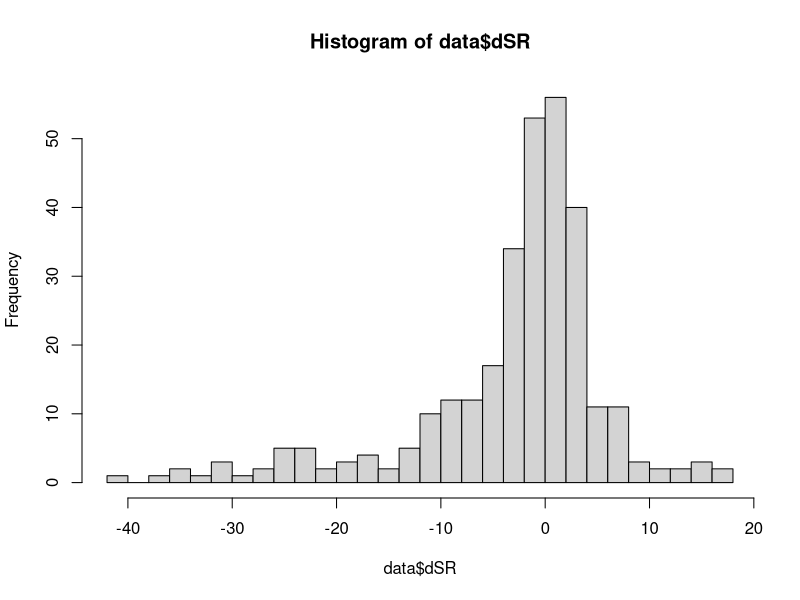
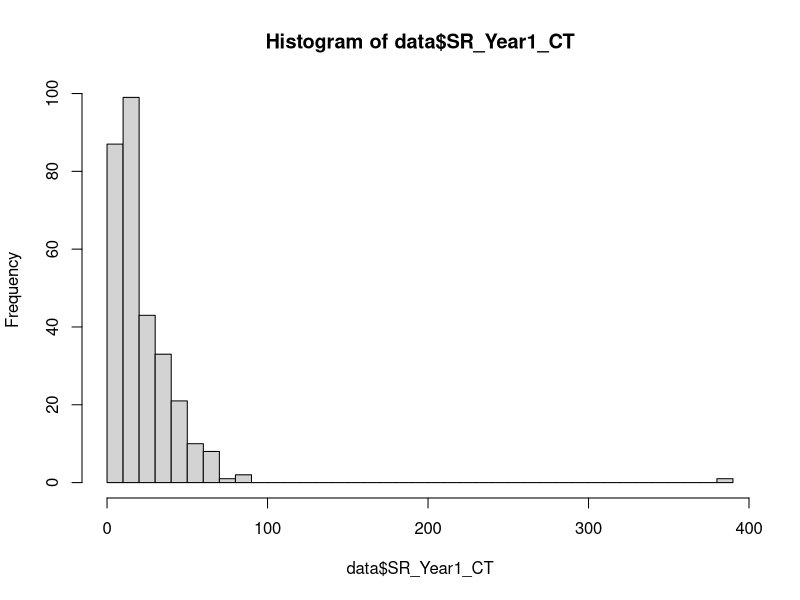
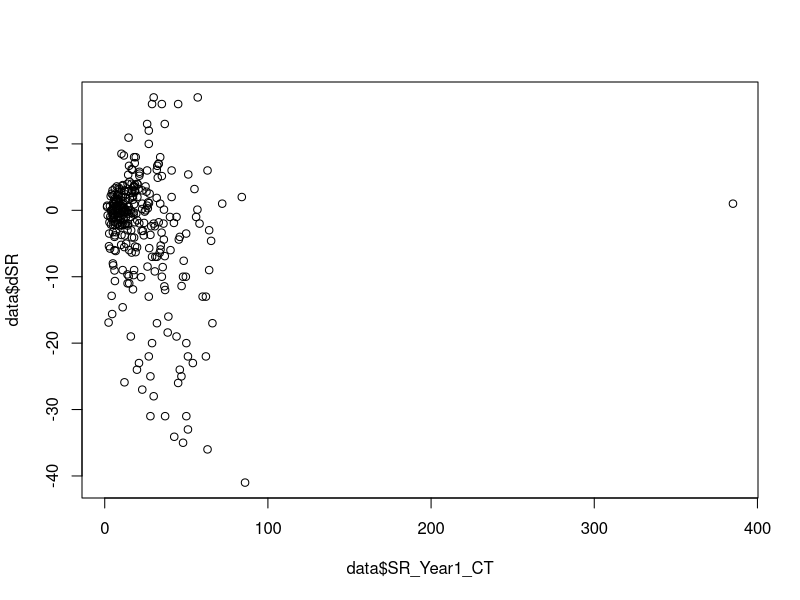
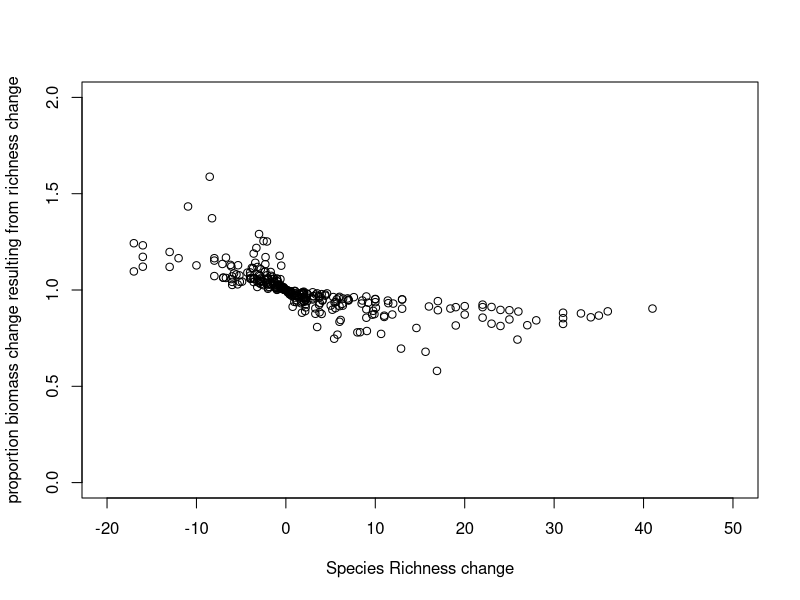
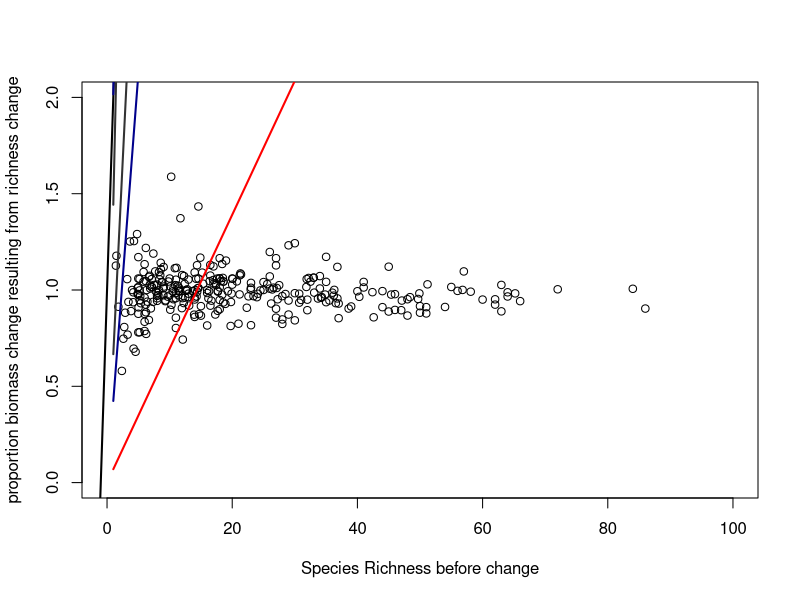
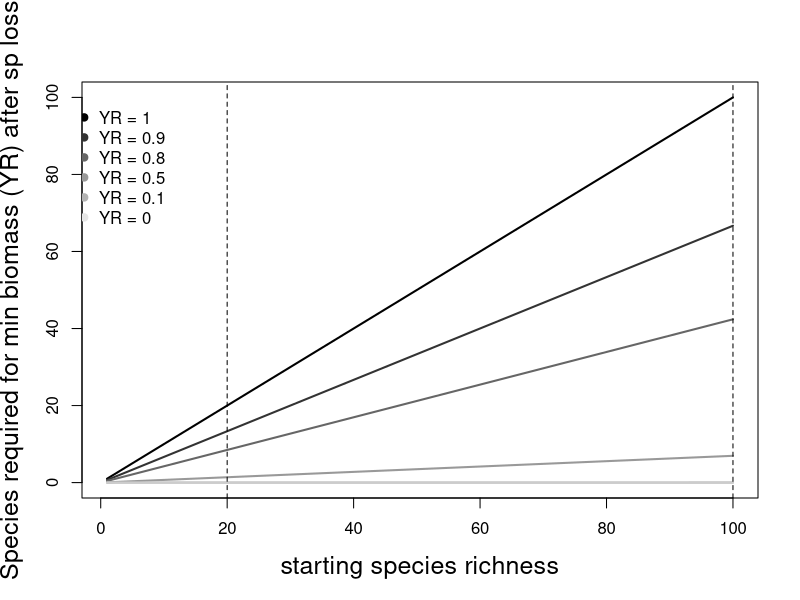
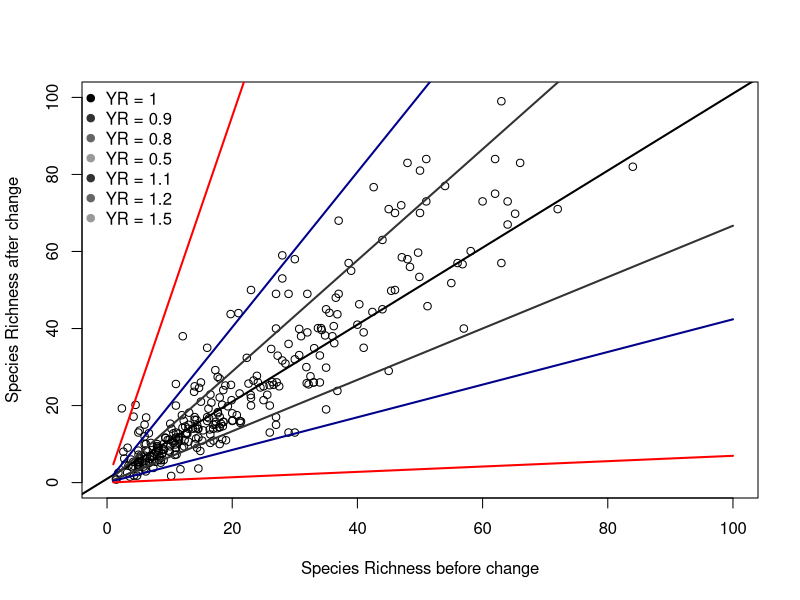
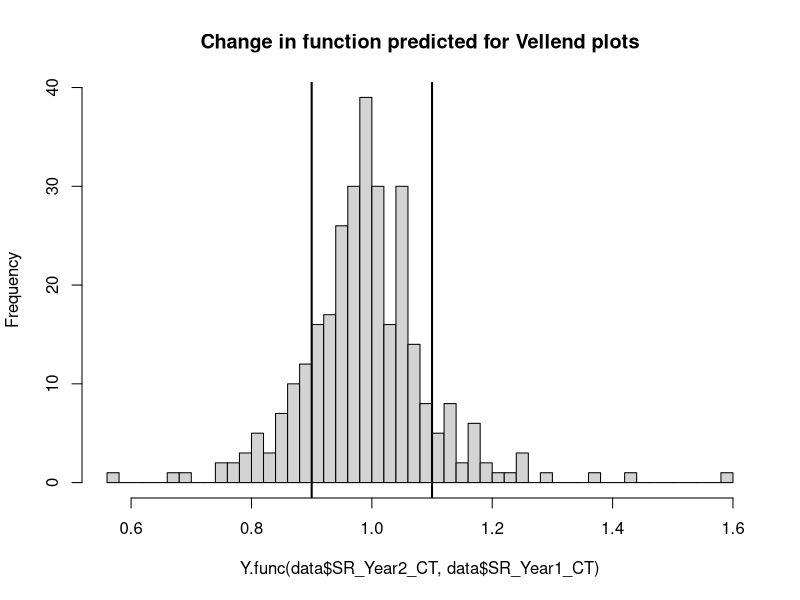

The R script that drew these images, in order:
### estimating proportion of function remaining after species loss

## proportion remaining:

#Y.R <- 1 - (S.2^b)/(S.1^b)

# do some algebra, and: 

b <- 0.26 # scaling exponent
S.1 <- seq(1, 100, 1) #species richness before loss
#S.2 number of species lost
#Y.R proportion biomass remaining after species loss

S.2.func = function(Y, S.1) exp((1/b) * ( log(Y) + b*log(S.1) ))

### so what if we plot a histogram of expected biomass change due to change in diversity. This would be acheived by rearranging the S.2 function to solve for Y2, for change in richness and the starting richness. 
Y.func <- function(S.1, S.2) (S.2/S.1)^b  # Y.postloss / Y.preloss = proportion of biomass remaining


#how many species do you have to lose to lose 10% of function?
pdf(file = "figure RB.pdf", width = 6, height = 6)
plot(S.2.func(1, S.1) ~ S.1, xlim = c(1,100), ylim = c(0,100), pch = '', xlab = 'starting species richness', ylab = 'Species required for min biomass (YR) after sp loss', cex.lab = 1.5)
lines(S.2.func(1, S.1) ~ S.1, col=1, lwd = 2)
lines(S.2.func(0.9, S.1) ~ S.1, col='gray20', lwd = 2)
lines(S.2.func(0.8, S.1) ~ S.1, col='gray40', lwd = 2)
lines(S.2.func(0.5, S.1) ~ S.1, col='gray60', lwd = 2)
lines(S.2.func(0.1, S.1) ~ S.1, col='gray70', lwd = 2)
lines(S.2.func(0, S.1) ~ S.1, col='gray80', lwd = 2)
legend(-5, 100, c('YR = 1', 'YR = 0.9', 'YR = 0.8', 'YR = 0.5', 'YR = 0.1', 'YR = 0'), pch=19, col = c('black', 'gray20', 'gray40',  'gray60', 'gray70','gray90'), bty = 'n')
abline(v = 100, lty = 2, lwd = 1)
abline(v = 20, lty = 2, lwd = 1)
dev.off()

#ok, so with Y.R set at 0, we see a 1:1 line. meaning, to maintain 100% function you can lose no species. 
# Y.R = 0.05, you can have 80 species and acheive the 95% of the function of 100 specie.
# so, if Y.R = 0.5, we see that 50% function is acheived by something like 10 species; in other words, if you start with 100 species, you can lose 90 and maintain 50% of function. If you start with 40 species, you can end up with as few as 4 (or so) and still maintain 50% function. 
# if Y.R = 0.9, i.e., the post-loss community retains 10% of function, then you can lose 


### bring in vellend data

data=read.csv("./vellend.csv")
data$dSR <- data$SR_Year1_CT - data$SR_Year2_CT
hist(data$dSR, breaks = 40)
hist(data$SR_Year1_CT, breaks = 40)
plot(data$dSR ~ data$SR_Year1_CT)

pdf(file = "figure RB.pdf", width = 6, height = 6)
plot(data$SR_Year2_CT ~ data$SR_Year1_CT, ylim = c(0,100), xlim = c(0,100), xlab = 'Species Richness before change', ylab = 'Species Richness after change')
abline(a = 1, b = 1, lwd = 2)
lines(S.2.func(0.9, S.1) ~ S.1, col='gray20', lwd = 2)
lines(S.2.func(0.8, S.1) ~ S.1, col='dark blue', lwd = 2)
lines(S.2.func(0.5, S.1) ~ S.1, col='red', lwd = 2)
lines(S.2.func(1.1, S.1) ~ S.1, col='gray20', lwd = 2)
lines(S.2.func(1.2, S.1) ~ S.1, col='dark blue', lwd = 2)
lines(S.2.func(1.5, S.1) ~ S.1, col='red', lwd = 2)
legend(-5, 105, c('YR = 1', 'YR = 0.9', 'YR = 0.8', 'YR = 0.5', 'YR = 1.1', 'YR = 1.2', 'YR = 1.5'), pch=19, col = c('black', 'gray20', 'gray40',  'gray60', 'gray20', 'gray40',  'gray60'), bty = 'n')
dev.off()




pdf(file = "figure deltaY Vellend.pdf", width = 6, height = 6)
hist(Y.func(data$SR_Year2_CT, data$SR_Year1_CT), breaks = 40, main = 'Change in function predicted for Vellend plots')
abline(v = 0.9, lwd = 2)
abline(v = 1.1, lwd = 2)
dev.off()


# this shows that it's not the mangitude of change, but the combination of magnitude and where your'e starting from.
plot(Y.func(data$SR_Year2_CT, data$SR_Year1_CT) ~ I(data$SR_Year2_CT - data$SR_Year1_CT), ylim = c(0,2), xlim = c(-20,50), xlab = 'Species Richness change', ylab = 'proportion biomass change resulting from richness change')

plot(Y.func(data$SR_Year2_CT, data$SR_Year1_CT) ~ data$SR_Year1_CT, ylim = c(0,2), xlim = c(0,100), xlab = 'Species Richness before change', ylab = 'proportion biomass change resulting from richness change')

abline(a = 1, b = 1, lwd = 2)
lines(S.2.func(0.9, S.1) ~ S.1, col='gray20', lwd = 2)
lines(S.2.func(0.8, S.1) ~ S.1, col='dark blue', lwd = 2)
lines(S.2.func(0.5, S.1) ~ S.1, col='red', lwd = 2)
lines(S.2.func(1.1, S.1) ~ S.1, col='gray20', lwd = 2)
lines(S.2.func(1.2, S.1) ~ S.1, col='dark blue', lwd = 2)
lines(S.2.func(1.5, S.1) ~ S.1, col='red', lwd = 2)
legend(-5, 105, c('YR = 1', 'YR = 0.9', 'YR = 0.8', 'YR = 0.5', 'YR = 1.1', 'YR = 1.2', 'YR = 1.5'), pch=19, col = c('black', 'gray20', 'gray40',  'gray60', 'gray20', 'gray40',  'gray60'), bty = 'n')
dev.off()

### do this for Elahi et al data
data1 = read.csv("./elahidata.csv")

library(plyr)
tab1 <- ddply(data1, .(subSiteID), summarize, min(date.no))
tab2 <- ddply(data1, .(subSiteID), summarize, min(initialDate.no))
tab3 <- ddply(data1, .(subSiteID), summarize, max(date.no))
names(tab3) <- c('subSiteID', 'endDate.no')
data2 <- merge(data1, tab3, by = 'subSiteID')
data2$endRich <- ifelse(data2$date.no == data2$endDate.no, 'E','C')

data3 <- data2[data2$endRich == 'E',]
head(data3)
tab4 <- ddply(data3, .(subSiteID), summarize, max(rich))
names(tab4) <- c('subSiteID', 'endRich')
data4 <- merge(data2, tab4, by = 'subSiteID')

data4$dSR <- data4$endRich.y - data4$initialRich
hist(data4[data4$Trophic == '1',]$dSR, breaks = 40)
hist(data4[data4$Trophic == '2',]$dSR, breaks = 40)
hist(data4[data4$Trophic == '1',]$initialRich, breaks = 40)
hist(data4[data4$Trophic == '2',]$initialRich, breaks = 40)
plot(data4$dSR ~ data4$initialRich)

## for primary producers
b <- 0.26 # scaling exponent
S.1 <- seq(1, 150, 1) #species richness before loss
#S.2 number of species lost
#Y.R proportion biomass remaining after species loss
S.2 = function(Y, S.1) exp((1/b) * ( log(Y) + b*log(S.1) ))

pdf(file = "figure RBE alg.pdf", width = 6, height = 6)
plot(data4[data4$Trophic == '1',]$endRich.y ~ data4[data4$Trophic == '1',]$initialRich, pch = 19, ylim = c(0,40), xlim = c(0,40), xlab = 'Species Richness before change', ylab = 'Species Richness after change', main = ('Elahi data algae'))
abline(a = 1, b = 1, lwd = 2)
lines(S.2.func(0.9, S.1) ~ S.1, col='gray20', lwd = 2)
lines(S.2.func(0.8, S.1) ~ S.1, col='dark blue', lwd = 2)
lines(S.2.func(0.5, S.1) ~ S.1, col='red', lwd = 2)
lines(S.2.func(1.1, S.1) ~ S.1, col='gray20', lwd = 2)
lines(S.2.func(1.2, S.1) ~ S.1, col='dark blue', lwd = 2)
lines(S.2.func(1.5, S.1) ~ S.1, col='red', lwd = 2)
legend(-5, 105, c('YR = 1', 'YR = 0.9', 'YR = 0.8', 'YR = 0.5', 'YR = 1.1', 'YR = 1.2', 'YR = 1.5'), pch=19, col = c('black', 'gray20', 'gray40',  'gray60', 'gray20', 'gray40',  'gray60'), bty = 'n')
dev.off()

pdf(file = "figure deltaY Elahi alg.pdf", width = 6, height = 6)
hist(Y.func(data4[data4$Trophic == '1',]$endRich.y, data4[data4$Trophic == '1',]$initialRich), breaks = 40, main = 'Change in function predicted for Elahi alg', xlab = 'predicted proportional change in function')
abline(v = 0.9, lwd = 2)
abline(v = 1.1, lwd = 2)
dev.off()

## for grazers
b <- 0.26 # scaling exponent
S.1 <- seq(1, 100, 1) #species richness before loss
#S.2 number of species lost
#Y.R proportion biomass remaining after species loss
S.2 = function(Y, S.1) exp((1/b) * ( log(Y) + b*log(S.1) ))


pdf(file = "figure RBE herbs.pdf", width = 6, height = 6)
plot(data4[data4$Trophic == '2',]$endRich.y ~ data4[data4$Trophic == '2',]$initialRich, pch = 19, ylim = c(0,100), xlim = c(0,100), xlab = 'Species Richness before change', ylab = 'Species Richness after change', main = ('Elahi data herbivores'))
abline(a = 1, b = 1, lwd = 2)
lines(S.2.func(0.9, S.1) ~ S.1, col='gray20', lwd = 2)
lines(S.2.func(0.8, S.1) ~ S.1, col='dark blue', lwd = 2)
lines(S.2.func(0.5, S.1) ~ S.1, col='red', lwd = 2)
lines(S.2.func(1.1, S.1) ~ S.1, col='gray20', lwd = 2)
lines(S.2.func(1.2, S.1) ~ S.1, col='dark blue', lwd = 2)
lines(S.2.func(1.5, S.1) ~ S.1, col='red', lwd = 2)
legend(-5, 105, c('YR = 1', 'YR = 0.9', 'YR = 0.8', 'YR = 0.5', 'YR = 1.1', 'YR = 1.2', 'YR = 1.5'), pch=19, col = c('black', 'gray20', 'gray40',  'gray60', 'gray20', 'gray40',  'gray60'), bty = 'n')
dev.off()

pdf(file = "figure deltaY Elahi herbs.pdf", width = 6, height = 6)
hist(Y.func(data4[data4$Trophic == '2',]$endRich.y, data4[data4$Trophic == '2',]$initialRich), breaks = 40, main = 'Change in function predicted for Elahi alg', xlab = 'predicted proportional change in function')
abline(v = 0.9, lwd = 2)
abline(v = 1.1, lwd = 2)
dev.off()



## plot of all scaling functions

pdf(file = "figure 1C.pdf", width = 6, height = 4)
plot(5*S.1^b ~ S.1, pch = '', xlim = c(1, 150), ylim = c(0, 80), xlab = 'Species richness (S)', ylab = 'estimated biomass (Y)')
b <- 0.26
lines(5*S.1^b ~ S.1, lwd = 2, col = 1)

b <- 0.47
lines(5*S.1^b ~ S.1, lwd = 2, col = 'gray40')

b <- 0.52
lines(5*S.1^b ~ S.1, lwd = 2, col = 'gray60')

legend(0, 80, c('Plants and Algae', 'Aq. Herbivores', 'Aq. Detritivores'), pch=19, col = c('black', 'gray40', 'gray60'), bty = 'n')
dev.off()
